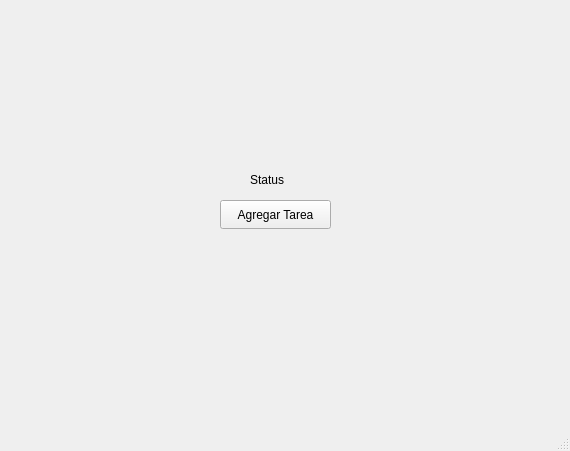
<?xml version="1.0" encoding="UTF-8"?>
<ui version="4.0">
 <class>MainWindow</class>
 <widget class="QMainWindow" name="MainWindow">
  <property name="geometry">
   <rect>
    <x>0</x>
    <y>0</y>
    <width>570</width>
    <height>451</height>
   </rect>
  </property>
  <property name="windowTitle">
   <string>MainWindow</string>
  </property>
  <widget class="QWidget" name="centralwidget">
   <widget class="QLabel" name="statusLabel">
    <property name="enabled">
     <bool>true</bool>
    </property>
    <property name="geometry">
     <rect>
      <x>250</x>
      <y>170</y>
      <width>63</width>
      <height>20</height>
     </rect>
    </property>
    <property name="text">
     <string>Status</string>
    </property>
   </widget>
   <widget class="QPushButton" name="addTaskButton">
    <property name="geometry">
     <rect>
      <x>220</x>
      <y>200</y>
      <width>111</width>
      <height>29</height>
     </rect>
    </property>
    <property name="text">
     <string>Agregar Tarea</string>
    </property>
   </widget>
  </widget>
  <widget class="QMenuBar" name="menubar">
   <property name="geometry">
    <rect>
     <x>0</x>
     <y>0</y>
     <width>570</width>
     <height>25</height>
    </rect>
   </property>
  </widget>
  <widget class="QStatusBar" name="statusbar"/>
 </widget>
 <resources/>
 <connections/>
</ui>
